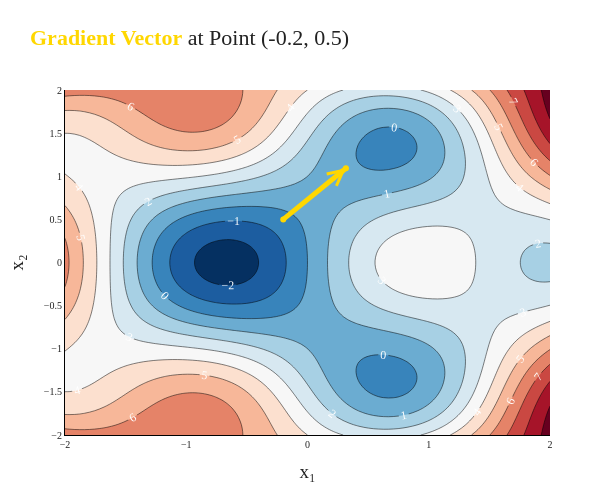

Notebook code for this chart:
### Markdown cell above
This is the type of function that gradient descent is often used on in practice: functions with multiple (remember, billions! of) input variables, often with local minima.

We can see that $f(\vec x)$ has a global minimum around $\vec x^* \approx \begin{bmatrix} -0.6 \\ 0 \end{bmatrix}$. But, **computers don't have eyes**, and instead need to rely on gradient descent. Recall, gradient descent updates are given by

$$\vec x^{(t+1)} = \vec x^{(t)} - \alpha \nabla f(\vec x^{(t)})$$

$f(\vec x)$'s gradient is

$$\nabla f(\vec x) = \begin{bmatrix} 6\cos(2x_1)\cos(2x_2) + 2x_1 \\ -6\sin(2x_1)\sin(2x_2) + 2x_2 \end{bmatrix}$$

Just to make sure we're 100% on the same page, even though we have a formula for $f$'s gradient, the reason we're using gradient descent is that it is impossible to solve for the vector $\vec x^*$ where $\nabla f(\vec x^*) = \vec 0$ by hand: the algebra doesn't work.

So, gradient descent updates are given by

$$\vec x^{(t+1)} = \vec x^{(t)} - \alpha \begin{bmatrix} 6\cos(2x_1)\cos(2x_2) + 2x_1 \\ -6\sin(2x_1)\sin(2x_2) + 2x_2 \end{bmatrix}$$

:::{attention} The Gradient Describes the Direction of Steepest Ascent
Remember that the gradient vector at a point describes the direction of the steepest **ascent**. So, if we want to **minimize** the function, we should move in the direction opposite to the gradient, hence the negative sign!
:::

### Code cell
from new_grad_utils import make_3D_contour
import numpy as np

f = lambda x, y: 3 * np.sin(2 * x) * np.cos(2 * y) + x**2 + y**2
dfx1 = lambda x, y: 6 * np.cos(2 * x) * np.cos(2 * y) + 2 * x
dfx2 = lambda x, y: -6 * np.sin(2 * x) * np.sin(2 * y) + 2 * y

fig = make_3D_contour(f, dfx1=dfx1, dfx2=dfx2, with_gradient=True, grad_point=(-0.2, 0.5), norm_grad=True, xaxis_title='x₁', yaxis_title='x₂')
fig.update_layout(width=600, height=500)
# fig.show(renderer='png', scale=3)

### Figure 1 — Plotly figure (JSON) as saved in the notebook; plotly's stock layout.template omitted (floating-point values rounded to 4 significant figures; data arrays with more than 128 entries replaced by an {"elided": "..."} marker saying what was removed)
{"data": [{"colorscale": [[0, "rgb(5,48,97)"], [0.1, "rgb(33,102,172)"], [0.2, "rgb(67,147,195)"], [0.3, "rgb(146,197,222)"], [0.4, "rgb(209,229,240)"], [0.5, "rgb(247,247,247)"], [0.6, "rgb(253,219,199)"], [0.7, "rgb(244,165,130)"], [0.8, "rgb(214,96,77)"], [0.9, "rgb(178,24,43)"], [1, "rgb(103,0,31)"]], "contours": {"labelfont": {"color": "white", "family": "Palatino", "size": 12}, "showlabels": true}, "showscale": false, "type": "contour", "x": [-2.0, -1.96, -1.919, -1.879, -1.838, -1.798, -1.758, -1.717, -1.677, -1.636, -1.596, -1.556, -1.515, -1.475, -1.434, -1.394, -1.354, -1.313, -1.273, -1.232, -1.192, -1.152, -1.111, -1.071, -1.03, -0.9899, -0.9495, -0.9091, -0.8687, -0.8283, -0.7879, -0.7475, -0.7071, -0.6667, -0.6263, -0.5859, -0.5455, -0.5051, -0.4646, -0.4242, -0.3838, -0.3434, -0.303, -0.2626, -0.2222, -0.1818, -0.1414, -0.101, -0.06061, -0.0202, 0.0202, 0.06061, 0.101, 0.1414, 0.1818, 0.2222, 0.2626, 0.303, 0.3434, 0.3838, 0.4242, 0.4646, 0.5051, 0.5455, 0.5859, 0.6263, 0.6667, 0.7071, 0.7475, 0.7879, 0.8283, 0.8687, 0.9091, 0.9495, 0.9899, 1.03, 1.071, 1.111, 1.152, 1.192, 1.232, 1.273, 1.313, 1.354, 1.394, 1.434, 1.475, 1.515, 1.556, 1.596, 1.636, 1.677, 1.717, 1.758, 1.798, 1.838, 1.879, 1.919, 1.96, 2.0], "y": [-2.0, -1.96, -1.919, -1.879, -1.838, -1.798, -1.758, -1.717, -1.677, -1.636, -1.596, -1.556, -1.515, -1.475, -1.434, -1.394, -1.354, -1.313, -1.273, -1.232, -1.192, -1.152, -1.111, -1.071, -1.03, -0.9899, -0.9495, -0.9091, -0.8687, -0.8283, -0.7879, -0.7475, -0.7071, -0.6667, -0.6263, -0.5859, -0.5455, -0.5051, -0.4646, -0.4242, -0.3838, -0.3434, -0.303, -0.2626, -0.2222, -0.1818, -0.1414, -0.101, -0.06061, -0.0202, 0.0202, 0.06061, 0.101, 0.1414, 0.1818, 0.2222, 0.2626, 0.303, 0.3434, 0.3838, 0.4242, 0.4646, 0.5051, 0.5455, 0.5859, 0.6263, 0.6667, 0.7071, 0.7475, 0.7879, 0.8283, 0.8687, 0.9091, 0.9495, 0.9899, 1.03, 1.071, 1.111, 1.152, 1.192, 1.232, 1.273, 1.313, 1.354, 1.394, 1.434, 1.475, 1.515, 1.556, 1.596, 1.636, 1.677, 1.717, 1.758, 1.798, 1.838, 1.879, 1.919, 1.96, 2.0], "z": {"elided": "100x100 float values"}}, {"line": {"color": "gold", "width": 5}, "mode": "lines+markers", "showlegend": false, "type": "scatter", "x": [-0.2, 0.3172], "y": [0.5, 1.093]}], "layout": {"annotations": [{"arrowcolor": "gold", "arrowhead": 5, "arrowsize": 1, "arrowwidth": 3, "ax": -0.2, "axref": "x", "ay": 0.5, "ayref": "y", "showarrow": true, "x": 0.3172, "xref": "x", "y": 1.093, "yref": "y"}], "font": {"color": "#222", "family": "Palatino", "size": 16}, "height": 500, "margin": {"b": 65, "l": 65, "r": 50, "t": 90}, "paper_bgcolor": "white", "plot_bgcolor": "white", "showlegend": true, "title": {"text": "<span style=\"color:gold\"><b>Gradient Vector</b></span> at Point (-0.2, 0.5)"}, "width": 600, "xaxis": {"gridcolor": "#f0f0f0", "linecolor": "black", "linewidth": 1, "showline": true, "tickfont": {"family": "Palatino", "size": 10}, "title": {"text": "x₁"}}, "yaxis": {"gridcolor": "#f0f0f0", "linecolor": "black", "linewidth": 1, "showline": true, "tickfont": {"family": "Palatino", "size": 10}, "title": {"text": "x₂"}}}}
